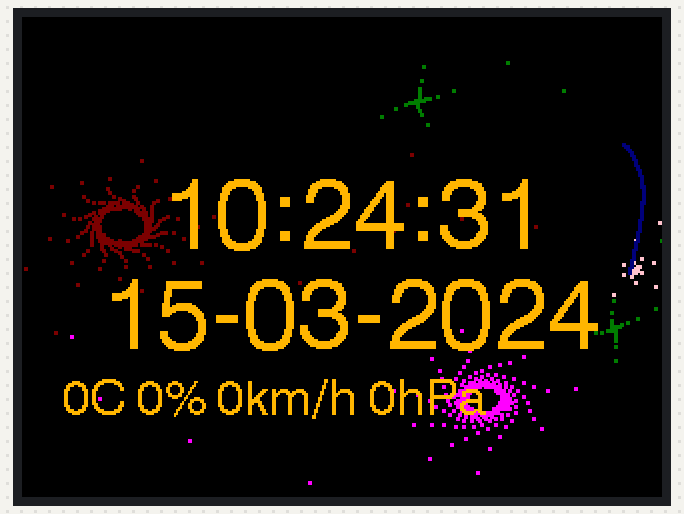
Simulated run of this sketch. Board: ESP32. On the bench: 320×240 colour display. WiFi joins after 1.5 s; servers stay silent unless stated; network time is answered at once with the bench clock; uploads are accepted with an empty reply; the local clock reads 2024-03-15 10:24:30 at power-on unless the sketch sets it; what the sketch prints to the serial monitor is not drawn.

Above: at 2.35 s.
At 6.5 s:
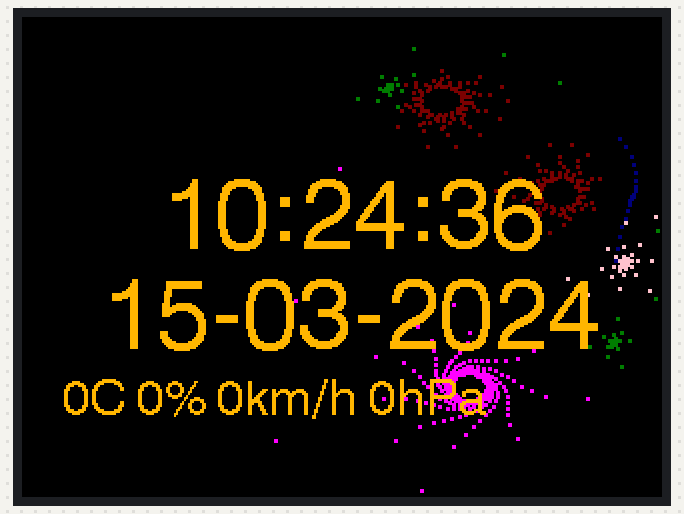
At 10.65 s:
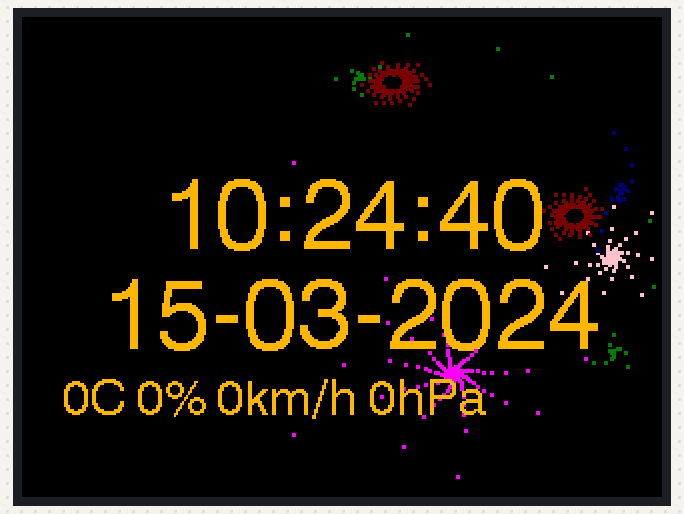
At 14.8 s:
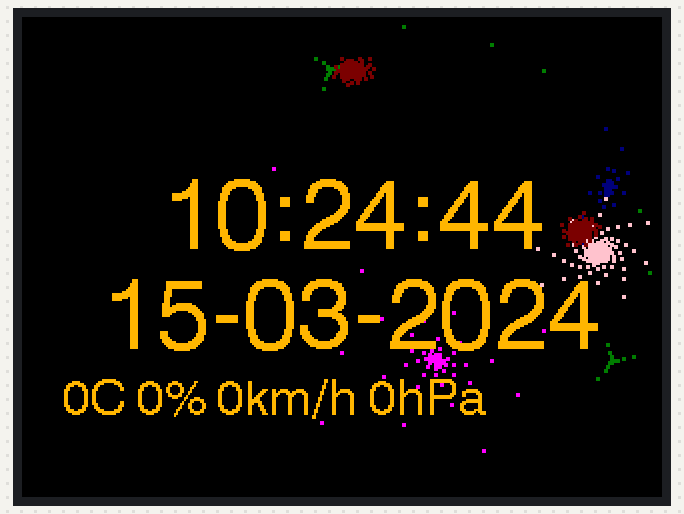
At 19.4 s:
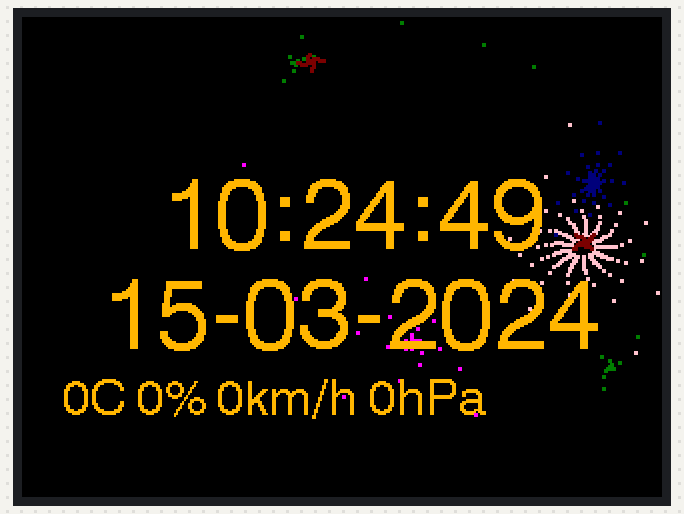
At 33.9 s:
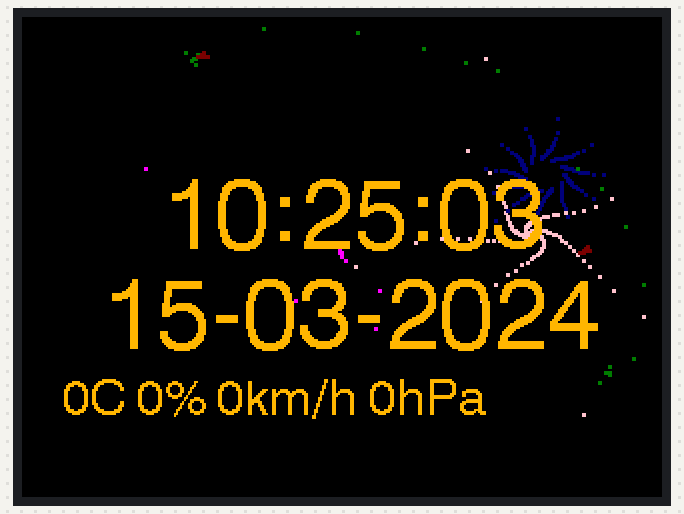

Measured:
- what the display in image 0 shows lasts 0.5 s, from 2.1 s to 2.6 s

The sketch:

ESP32_2432S028R_Display5.ino
```cpp
// ESP32-2432S028R, 2.8 inch, 240*320, LCD TFT Module with Touch
// ARDUINO IDE 2.2.1

#include <TFT_eSPI.h>     // by Bodmer ver 2.5.34
#include <NTPClient.h>    // by F.Weinberg ver 3.2.1
#include <HTTPClient.h>   // by A.McEwen ver 2.2.0
#include <ArduinoJson.h>  // by B.Blanchon ver 7.0.3

// prepear WifFi
const char* ssid = "xxxxxxxx";            // Replace with your
const char* password = "xxxxxxxxx";       // WiFi credentials
// search your next airport here and get the ICAO code
// "https://en.wikipedia.org/wiki/ICAO_airport_code"
const char* metar = "https://aviationweather.gov/api/data/metar?ids=KDEN&format=json"; // KDEN = ICAO code for Dever
WiFiUDP ntpUDP;
NTPClient timeClient(ntpUDP);
int wifiTimeOutCounter = 0;
#define TIMEOFFSET -3600 * 5  // no daylight saving time but 5h offset to UTC

// init parameter for iniversum simulation
int const n = 5, m = 200;
float const r = 0.1;
float x = 0, v = 0, t = 0;

// definition for the screen
#define MAX_Y 240
#define MAX_X 320
TFT_eSPI tft = TFT_eSPI();
TFT_eSprite spr = TFT_eSprite(&tft);  // Declare Sprite object "spr" with pointer to "tft" object
uint16_t palette[16] = { TFT_GREENYELLOW, TFT_NAVY, TFT_ORANGE, TFT_DARKCYAN, TFT_MAROON,
                         TFT_PURPLE, TFT_PINK, TFT_LIGHTGREY, TFT_YELLOW, TFT_BLUE,
                         TFT_GREEN, TFT_CYAN, TFT_RED, TFT_MAGENTA, TFT_BLUE, TFT_WHITE };

// set global variables for the weather informations
int temperature = 0;  // °C
int dew_point = 0;    // °C
int wind_speed_knots = 0;
int pressure = 0;           // hPa
int relative_humidity = 0;  // %
int wind_speed_kmh = 0;
int data_age_min = 0;
unsigned long epochTime = 0;
unsigned long obsTime = 0;

// update parameter for the weather data
unsigned long previousMillis = 0;
#define INTERVAL 60000 * 5   // 5 min

// connect to weather server and get datas
void weatherData() {
  if (WiFi.status() == WL_CONNECTED) {
    HTTPClient http;
    http.begin(metar);
    Serial.print("Sending HTTP request to: ");
    Serial.println(metar);
    int httpCode = http.GET();            // Send HTTP GET request
    if (httpCode > 0) {                   // Check if the request was successful
      DynamicJsonDocument doc(2048);      // Create JSON document (adjust the size accordingly)
      String payload = http.getString();  // Retrieve response from the website
      Serial.print("Response received: ");
      Serial.println(payload);                                     // Output METAR data to the Serial Console
      DeserializationError error = deserializeJson(doc, payload);  // Parse JSON data
      if (!error) {
        // start extractun weather data and update global variables
        temperature = doc[0]["temp"];
        dew_point = doc[0]["dewp"];
        wind_speed_knots = doc[0]["wspd"];
        pressure = doc[0]["altim"];
        obsTime = doc[0]["obsTime"];
        relative_humidity = 100 * expf(17.625f * dew_point / (243.04f + dew_point)) / expf(17.625f * temperature / (243.04f + temperature));
        wind_speed_kmh = wind_speed_knots * 1.852f;
        epochTime = timeClient.getEpochTime() - TIMEOFFSET;
        data_age_min = (epochTime - obsTime) / 60;
        // show most importand data on serial
        Serial.print("Temperature: ");
        Serial.print(temperature, 0);
        Serial.println();
        Serial.print("Relative Humidity: ");
        Serial.print(relative_humidity, 0);
        Serial.println("%");
        Serial.print("Wind Speed: ");
        Serial.print(wind_speed_kmh, 0);
        Serial.println("km/h");
        Serial.print("Pressure: ");
        Serial.print(pressure, 0);
        Serial.println("hPa");
        Serial.print("Data age: ");
        Serial.print((epochTime - obsTime) / 60);
        Serial.println("min");
      } else Serial.println("Error parsing JSON data");
    } else Serial.println("Error retrieving METAR data");
    http.end();
  }
}

// this is missing in the library
String getFormattedDate() {
#define LEAP_YEAR(Y) ((Y > 0) && !(Y % 4) && ((Y % 100) || !(Y % 400)))
  unsigned long rawTime = timeClient.getEpochTime() / 86400L;
  unsigned long days = 0, year = 1970;
  uint8_t month;
  static const uint8_t monthDays[] = { 31, 28, 31, 30, 31, 30, 31, 31, 30, 31, 30, 31 };
  while ((days += (LEAP_YEAR(year) ? 366 : 365)) <= rawTime) year++;
  rawTime -= days - (LEAP_YEAR(year) ? 366 : 365);
  for (month = 0; month < 12; month++) {
    uint8_t monthLength;
    if (month == 1) monthLength = LEAP_YEAR(year) ? 29 : 28;
    else monthLength = monthDays[month];
    if (rawTime < monthLength) break;
    rawTime -= monthLength;
  }
  String monthStr = ++month < 10 ? "0" + String(month) : String(month);
  String dayStr = ++rawTime < 10 ? "0" + String(rawTime) : String(rawTime);
  return String(dayStr) + "-" + monthStr + "-" + year;
}

void setup() {
  // entry point
  Serial.begin(115200);
  while (!Serial) delay(10);
  Serial.println("Booting...");
  // print debugg infos an serial
  uint32_t chipId = 0;
  for (int i = 0; i < 17; i = i + 8) chipId |= ((ESP.getEfuseMac() >> (40 - i)) & 0xff) << i;
  Serial.printf("ESP32 Chip model = %s Rev %d\n", ESP.getChipModel(), ESP.getChipRevision());
  Serial.printf("This chip has %d cores\n", ESP.getChipCores());
  Serial.print("Chip ID: ");
  Serial.println(chipId);
  Serial.print("Connecting to ");
  Serial.print(ssid);
  Serial.print(" ");
  // connect to router
  WiFi.begin(ssid, password);
  while (WiFi.status() != WL_CONNECTED) {
    delay(500);
    Serial.print(".");
    wifiTimeOutCounter++;
    if (wifiTimeOutCounter >= 60) ESP.restart();
  }
  Serial.println("");
  Serial.println("WiFi connected.");
  Serial.print("IP address: ");
  Serial.println(WiFi.localIP());
  uint8_t mac[6];
  WiFi.macAddress(mac);
  Serial.print("MAC address: ");
  for (int i = 0; i < 6; i++) {
    Serial.print(mac[i], HEX);
    if (i < 5) Serial.print(":");
  }
  Serial.println("");
  // Convert MAC address to unique identifier (UID)
  uint64_t uid = ((uint64_t)mac[0] << 40) | ((uint64_t)mac[1] << 32) | ((uint64_t)mac[2] << 24) | ((uint64_t)mac[3] << 16) | ((uint64_t)mac[4] << 8) | ((uint64_t)mac[5]);
  Serial.print("MAC unique identifier: ");
  Serial.println(uid);
  // init time system
  timeClient.begin();
  timeClient.setTimeOffset(TIMEOFFSET);
  // Init ttf
  tft.init();
  spr.setColorDepth(4);
  spr.createSprite(MAX_X, MAX_Y);
  tft.setRotation(1);

  // load first data to start with
  timeClient.update();
  weatherData();
}

void loop() {
  spr.fillSprite(0);  // init empty sprite

  // draw universum simulation in empty sprite
  // https://tcc.lovebyte.party/day8extra/
  for (int i = 0; i <= n; i++)
    for (int j = 0; j <= m; j++) {
      float u = sin(i + v) + sin(r * i + x);
      v = cos(i + v) + cos(r * i + x);
      x = u + t;
      int px = u * MAX_X / 4 + MAX_X / 2;
      int py = v * MAX_Y / 4 + MAX_Y / 2;
      uint16_t color = (i * 255) % 16;
      for (int dx = 0; dx <= 1; ++dx)
        for (int dy = 0; dy <= 1; ++dy)
          spr.drawPixel(px + dx, py + dy, color);
    }
  t += 0.01;

  // update weather information
  unsigned long currentMillis = millis();
  if (currentMillis - previousMillis > INTERVAL) {
    previousMillis = currentMillis;
    weatherData();
  }

  // Print everything
  spr.setTextColor(3);
  timeClient.update();
  String strtmp = timeClient.getFormattedTime() + "  " + getFormattedDate();
  if (timeClient.isTimeSet()) {
    spr.drawString(timeClient.getFormattedTime(), 70, 80, 6);
    spr.drawString(getFormattedDate(), 40, 130, 6);
    String outputString = String(temperature) + "C " + String(relative_humidity) + "% " + String(wind_speed_kmh) + "km/h " + String(pressure) + "hPa";
    // print wether data only if not too old
    if (data_age_min < 70) spr.drawString(outputString, 20, 180, 4);
    // push sprite (update screen)
    spr.pushSprite(0, 0);
  }
}
```
